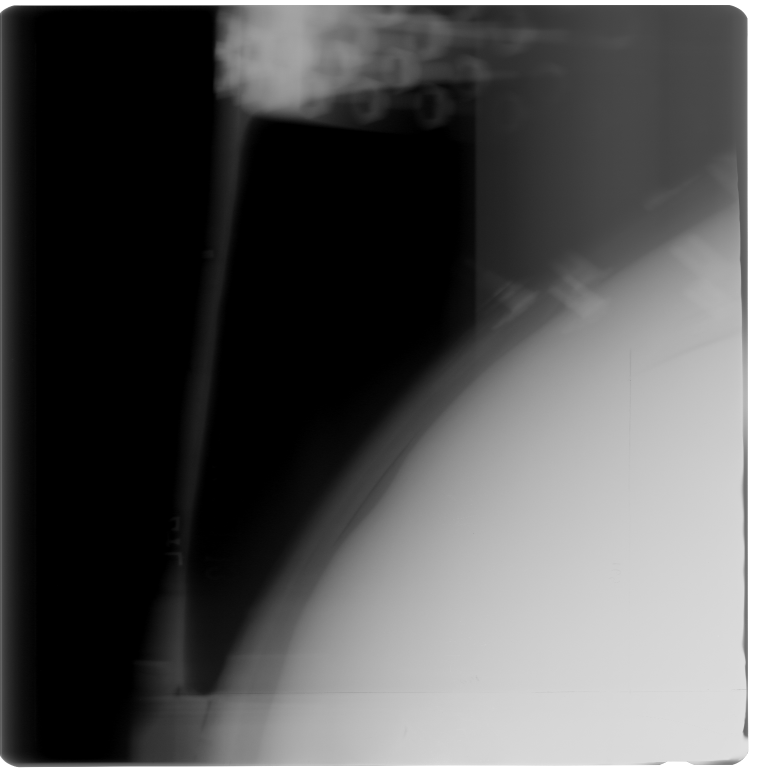
#> input picture DRDO/Images/1536/140-164.png, 1536 x 1536 px, found by its file name (shown at 1/2 size)
$ jupyter execute --allow-errors Aug.ipynb
#> lines starting #> are read from the running program, lines starting #| are printed output that depends on the picture
[cell 1]
import cv2
import os
import numpy as np
import shutil

[cell 2]
import random

img = cv2.imread('/Users/anishpawar/IITB/DRDO/Images/1536/140-164.png')
#> img is the input picture: shape (1536, 1536, 3); min 0, max 255, mean 85.3
def fill(img, h, w):
    img = cv2.resize(img, (h, w), cv2.INTER_CUBIC)
    return img

def horizontal_shift(img, ratio=0.0):
#> called with ratio = 0.7
    if ratio > 1 or ratio < 0:
        print('Value should be less than 1 and greater than 0')
        return img
    ratio = random.uniform(-ratio, ratio)
    h, w = img.shape[:2]
#> h = 1536; w = 1536
    to_shift = w*ratio
#> to_shift = 740.6
    if ratio > 0:
        img = img[:, :int(w-to_shift), :]
#> img: shape (1536, 795, 3)
    if ratio < 0:
        img = img[:, int(-1*to_shift):, :]
    img = fill(img, h, w)
    return img

[cell 3]
HS = horizontal_shift(img,0.7)

[cell 4]
def vertical_shift(img, ratio=0.0):
#> called with ratio = 0.7
    if ratio > 1 or ratio < 0:
        print('Value should be less than 1 and greater than 0')
        return img
    ratio = random.uniform(-ratio, ratio)
    h, w = img.shape[:2]
#> h = 1536; w = 1536
    to_shift = h*ratio
#> to_shift = 554.7
    if ratio > 0:
        img = img[:int(h-to_shift), :, :]
#> img: shape (981, 1536, 3)
    if ratio < 0:
        img = img[int(-1*to_shift):, :, :]
    img = fill(img, h, w)
    return img

[cell 5]
VS = vertical_shift(img,0.7)

[cell 6]
def brightness(img, low, high):
#> called with low = 0.5, high = 3
    value = random.uniform(low, high)
    hsv = cv2.cvtColor(img, cv2.COLOR_BGR2HSV)
#> hsv: shape (1536, 1536, 3); mean H, S, V 0, 0, 85.3
    hsv = np.array(hsv, dtype = np.float64)
#> hsv: shape (1536, 1536, 3) float64; mean H, S, V 0, 0, 85.3
    hsv[:,:,1] = hsv[:,:,1]*value
    hsv[:,:,1][hsv[:,:,1]>255]  = 255
    hsv[:,:,2] = hsv[:,:,2]*value
#> hsv: shape (1536, 1536, 3) float64; mean H, S, V 0, 0, 132.3
    hsv[:,:,2][hsv[:,:,2]>255]  = 255
#> hsv: shape (1536, 1536, 3) float64; mean H, S, V 0, 0, 115.2
    hsv = np.array(hsv, dtype = np.uint8)
#> hsv: shape (1536, 1536, 3); mean H, S, V 0, 0, 115
    img = cv2.cvtColor(hsv, cv2.COLOR_HSV2BGR)
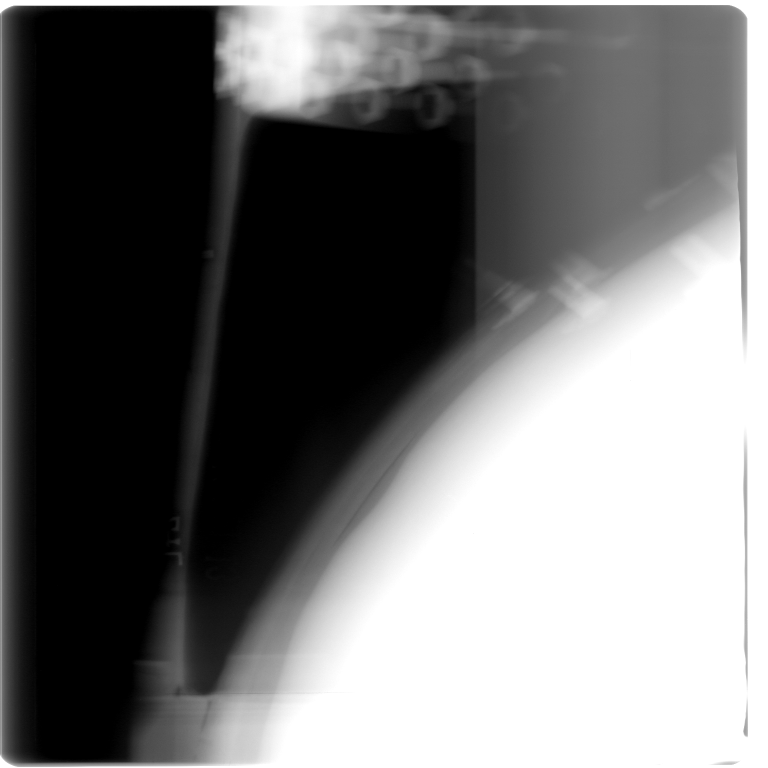
#> img: shape (1536, 1536, 3) (shown at 1/2 size); min 0, max 255, mean 115
    return img

[cell 7]
B= brightness(img,0.5,3)

[cell 8]
def zoom(img, value):
#> called with value = 0.5
    if value > 1 or value < 0:
        print('Value for zoom should be less than 1 and greater than 0')
        return img
    value = random.uniform(value, 1)
    h, w = img.shape[:2]
#> h = 1536; w = 1536
    h_taken = int(value*h)
#> h_taken = 966
    w_taken = int(value*w)
#> w_taken = 966
    h_start = random.randint(0, h-h_taken)
#> h_start = 523
    w_start = random.randint(0, w-w_taken)
#> w_start = 497
    img = img[h_start:h_start+h_taken, w_start:w_start+w_taken, :]
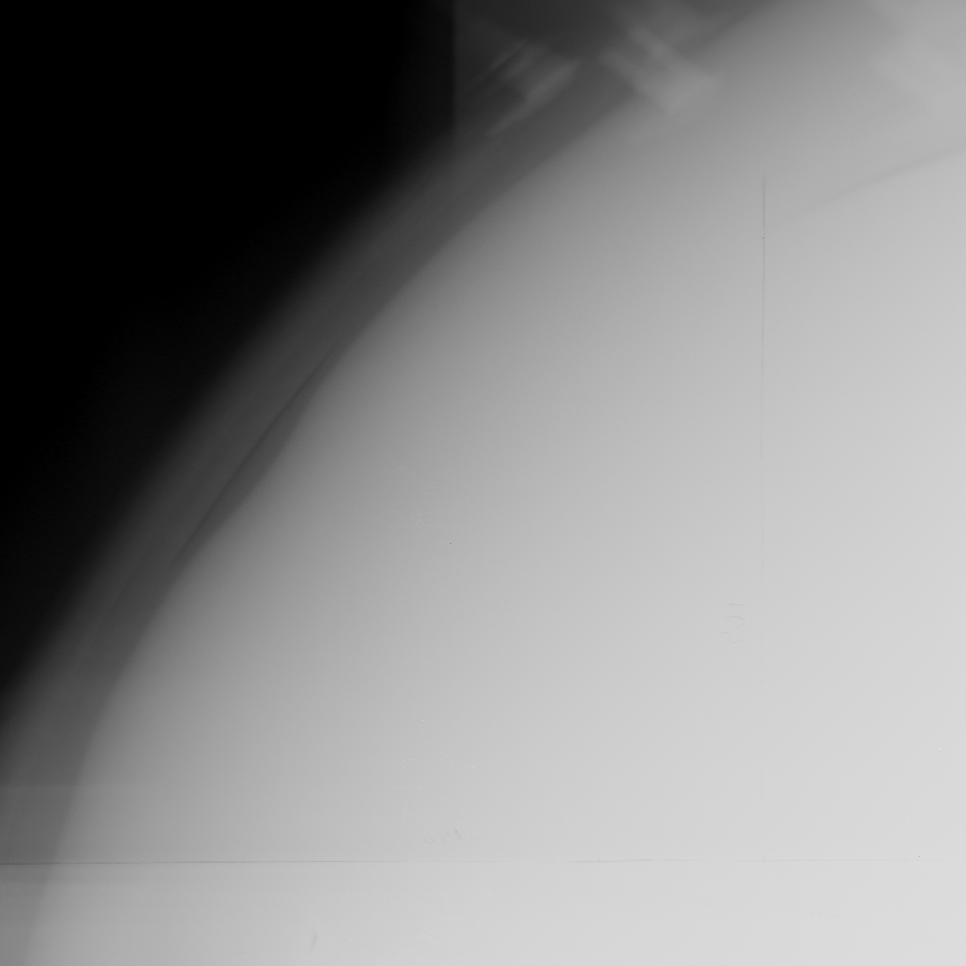
#> img: shape (966, 966, 3); min 0, max 225, mean 135.4
    img = fill(img, h, w)
    return img

[cell 9]
Z = zoom(img,0.5)

[cell 10]
def rotation(img, angle):
#> called with angle = 30
    angle = int(random.uniform(-angle, angle))
    h, w = img.shape[:2]
#> h = 1536; w = 1536
    M = cv2.getRotationMatrix2D((int(w/2), int(h/2)), angle, 1)
    img = cv2.warpAffine(img, M, (w, h))
    return img

[cell 11]
ROT = rotation(img,30)

[cell 12]
imgarr = [HS,VS,B,Z,ROT]
for i in range(len(imgarr)):
    cv2.imwrite(f'{i}.png',imgarr[i])
#> this loop made 5 passes

[cell 13]
import os
src = '/Users/anishpawar/IITB/DRDO/Images/1536'
dst = '/Users/anishpawar/IITB/DRDO/Images/1536_Aug'

for i in os.listdir(src):

    img = cv2.imread(f'{src}/{i}')
    cv2.imwrite(f'{dst}/{i}',img=img)
    cv2.imwrite(f'{dst}/HS_{i}',img=horizontal_shift(img,0.7))
#> call 2 of horizontal_shift, with ratio = 0.7
#> in horizontal_shift (call 2), `img = img[:, :int(w-to_shift), :]`:
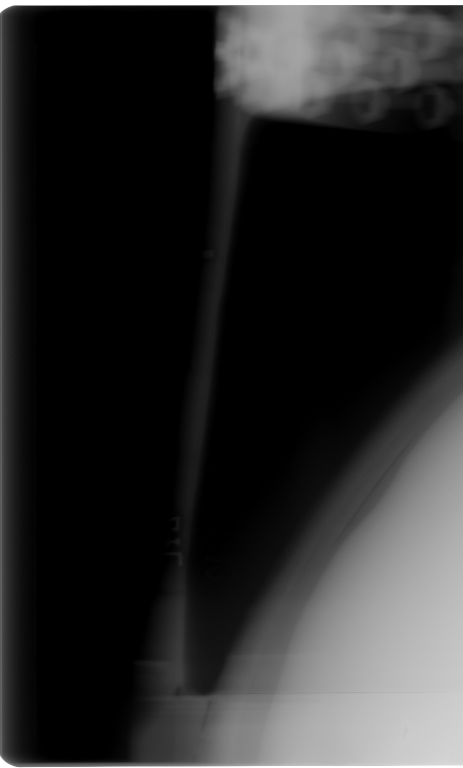
#> img: shape (1536, 925, 3) (shown at 1/2 size); min 0, max 255, mean 41.7
#> call 4 of fill, with h = 1536, w = 1536
#> in fill (call 4), `img = cv2.resize(img, (h, w), cv2.INTER_CUBIC)`:
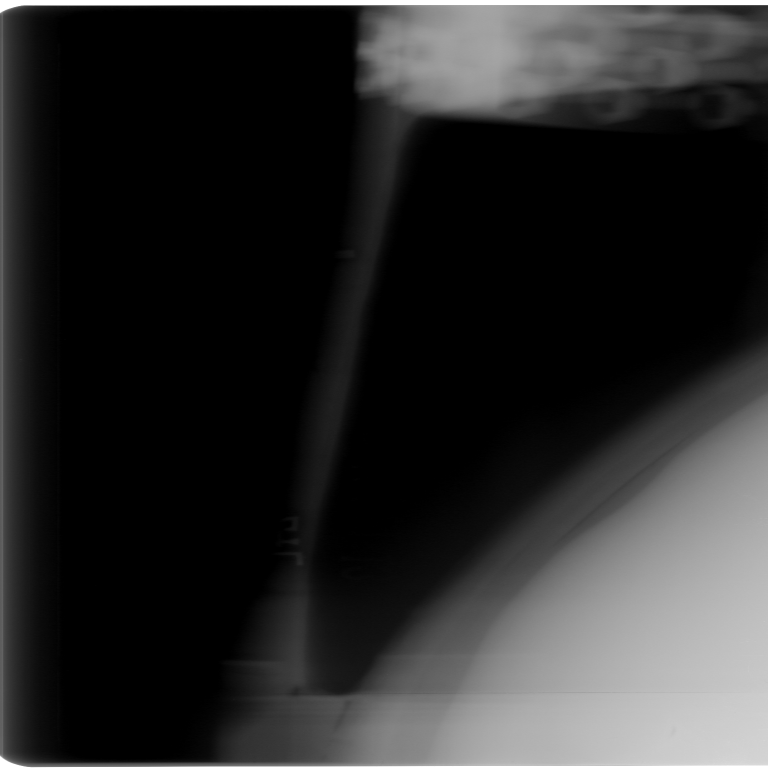
#> img: shape (1536, 1536, 3) (shown at 1/2 size); min 0, max 255, mean 41.7
    cv2.imwrite(f'{dst}/VS_{i}',img=vertical_shift(img,0.7))
#> call 2 of vertical_shift, with ratio = 0.7
#> in vertical_shift (call 2), `img = img[int(-1*to_shift):, :, :]`:
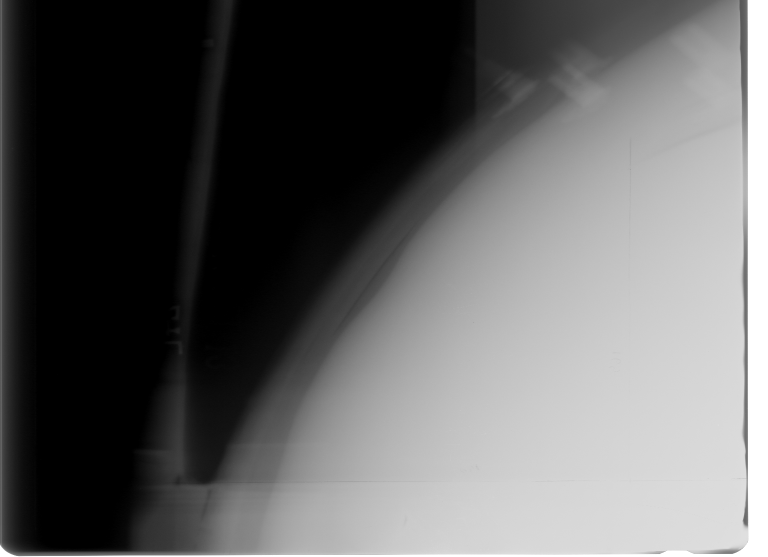
#> img: shape (1114, 1536, 3) (shown at 1/2 size); min 0, max 255, mean 96.9
#> in fill (call 5), `img = cv2.resize(img, (h, w), cv2.INTER_CUBIC)`:
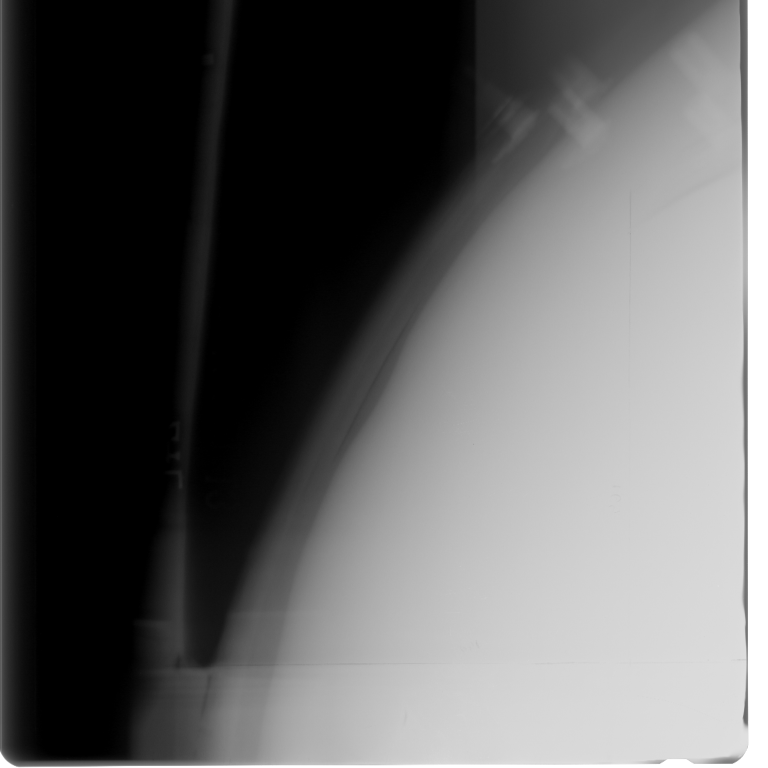
#> img: shape (1536, 1536, 3) (shown at 1/2 size); min 0, max 255, mean 96.8
    cv2.imwrite(f'{dst}/B_{i}',img=brightness(img,0.5,3))
#> in brightness (call 2), `hsv[:,:,2] = hsv[:,:,2]*value`: hsv: shape (1536, 1536, 3) float64; mean H, S, V 0, 0, 144.2
#> in brightness (call 2), `hsv[:,:,2][hsv[:,:,2]>255]  = 255`: hsv: shape (1536, 1536, 3) float64; mean H, S, V 0, 0, 119
#> in brightness (call 2), `hsv = np.array(hsv, dtype = np.uint8)`: hsv: shape (1536, 1536, 3); mean H, S, V 0, 0, 118.8
    cv2.imwrite(f'{dst}/Z_{i}',img=zoom(img,0.5))
#> call 2 of zoom, with value = 0.5
#> in zoom (call 2), `img = img[h_start:h_start+h_taken, w_start:w_start+w_taken, :]`:
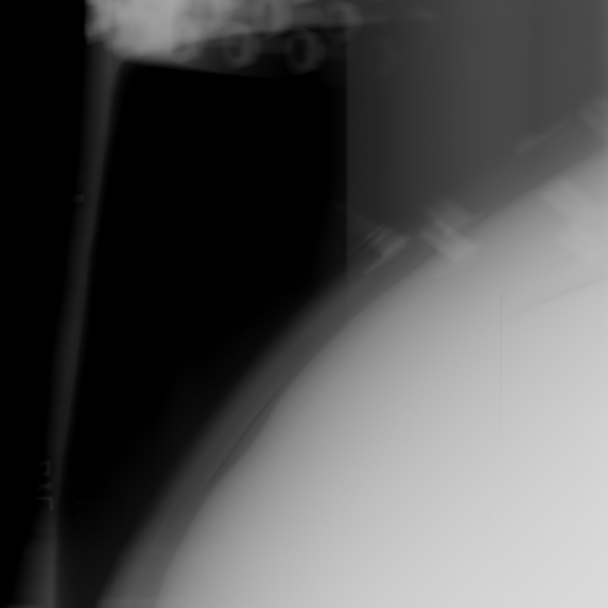
#> img: shape (1216, 1216, 3) (shown at 1/2 size); min 0, max 225, mean 80.8
    cv2.imwrite(f'{dst}/ROT_{i}',img=rotation(img,30))
#> call 2 of rotation, with angle = 30
#> in rotation (call 2), `M = cv2.getRotationMatrix2D((int(w/2), int(h/2)), angle, 1)`: M = [[0.934, -0.358, 326.2], [0.358, 0.934, -224.2]]
#> in rotation (call 2), `img = cv2.warpAffine(img, M, (w, h))`:
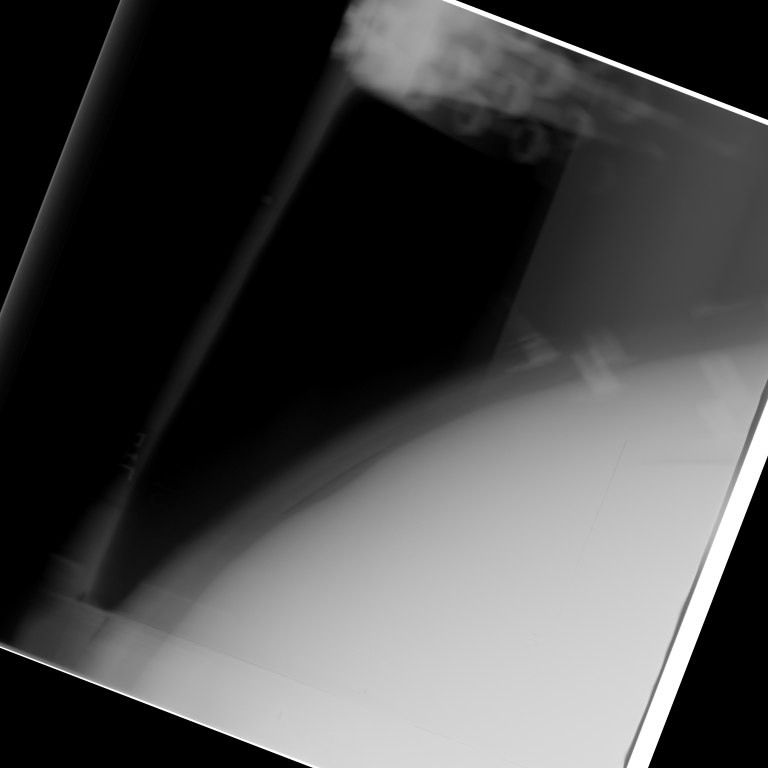
#> img: shape (1536, 1536, 3) (shown at 1/2 size); min 0, max 255, mean 71.9

$ run again, with DRDO/Images/1536/2202897-VEDA-F4-B7.png copied over DRDO/Images/1536/140-164.png
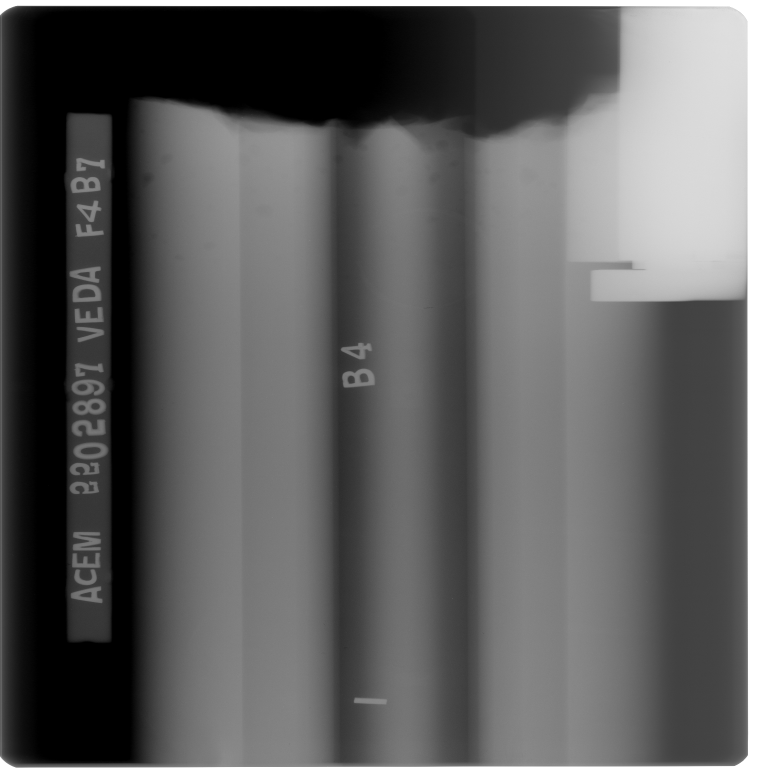
#> input picture DRDO/Images/1536/2202897-VEDA-F4-B7.png, 1536 x 1536 px, found by its file name (shown at 1/2 size)
#> img is the input picture: shape (1536, 1536, 3); min 0, max 255, mean 94.2
#> the loop `for i in range(len(imgarr)):` made 5 passes
#> in zoom (call 2), `img = img[h_start:h_start+h_taken, w_start:w_start+w_taken, :]`:
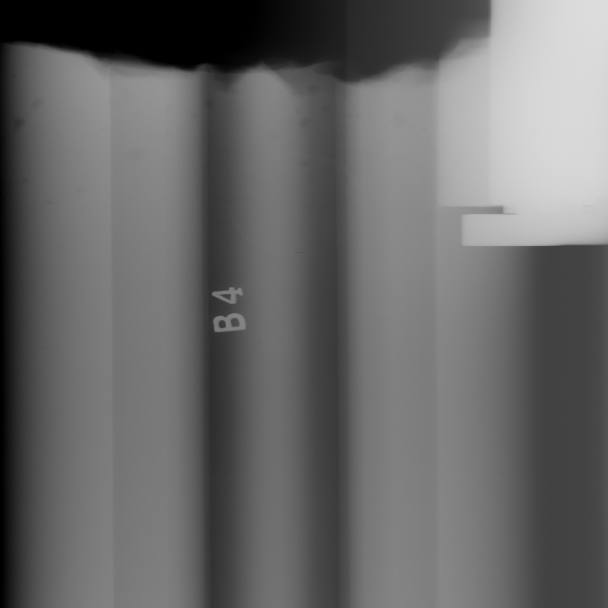
#> img: shape (1216, 1216, 3) (shown at 1/2 size); min 0, max 222, mean 104.2
#> M = [[0.934, -0.358, 326.2], [0.358, 0.934, -224.2]]
#> in rotation (call 2), `img = cv2.warpAffine(img, M, (w, h))`:
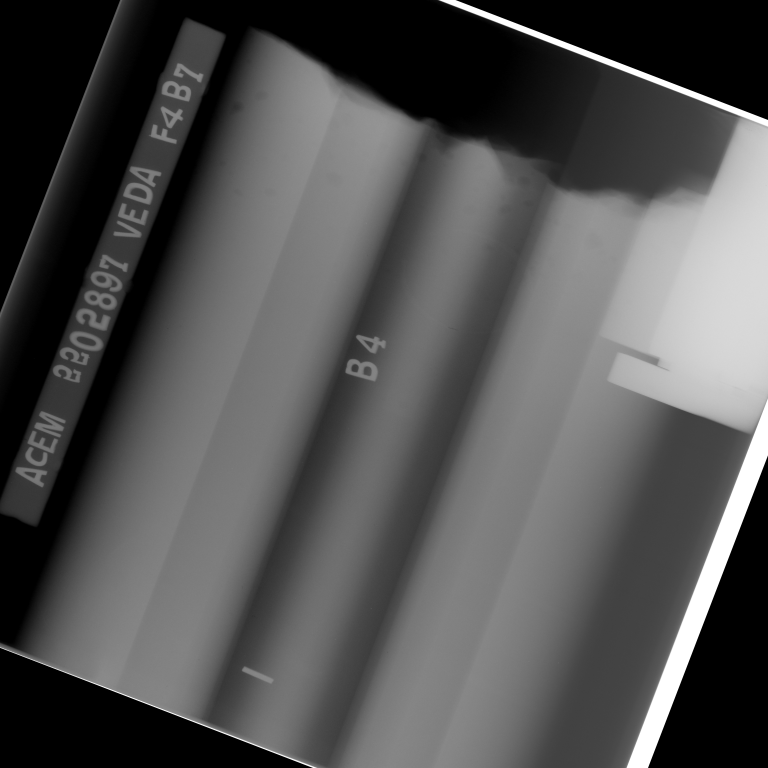
#> img: shape (1536, 1536, 3) (shown at 1/2 size); min 0, max 255, mean 81.5

$ run again, with DRDO/Images/1536/2202897-VEDA-F4-B8.png copied over DRDO/Images/1536/140-164.png
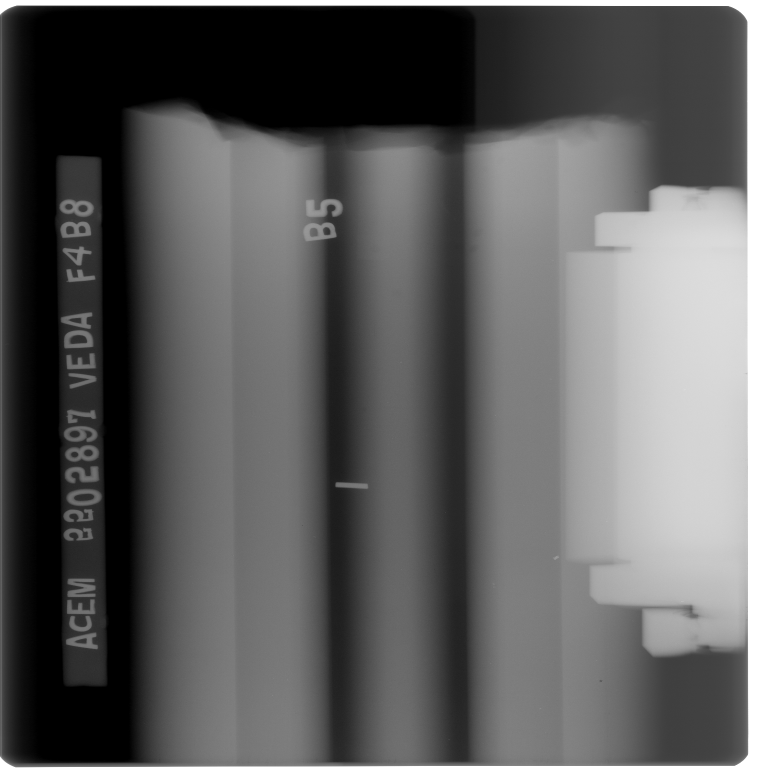
#> input picture DRDO/Images/1536/2202897-VEDA-F4-B8.png, 1536 x 1536 px, found by its file name (shown at 1/2 size)
#> img is the input picture: shape (1536, 1536, 3); min 0, max 255, mean 93.8
#> the loop `for i in range(len(imgarr)):` made 5 passes
#> in zoom (call 2), `img = img[h_start:h_start+h_taken, w_start:w_start+w_taken, :]`:
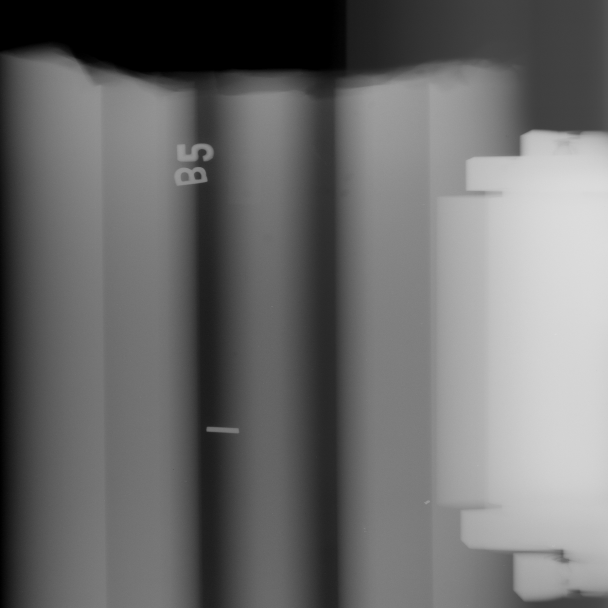
#> img: shape (1216, 1216, 3) (shown at 1/2 size); min 0, max 222, mean 107.7
#> M = [[0.934, -0.358, 326.2], [0.358, 0.934, -224.2]]
#> in rotation (call 2), `img = cv2.warpAffine(img, M, (w, h))`:
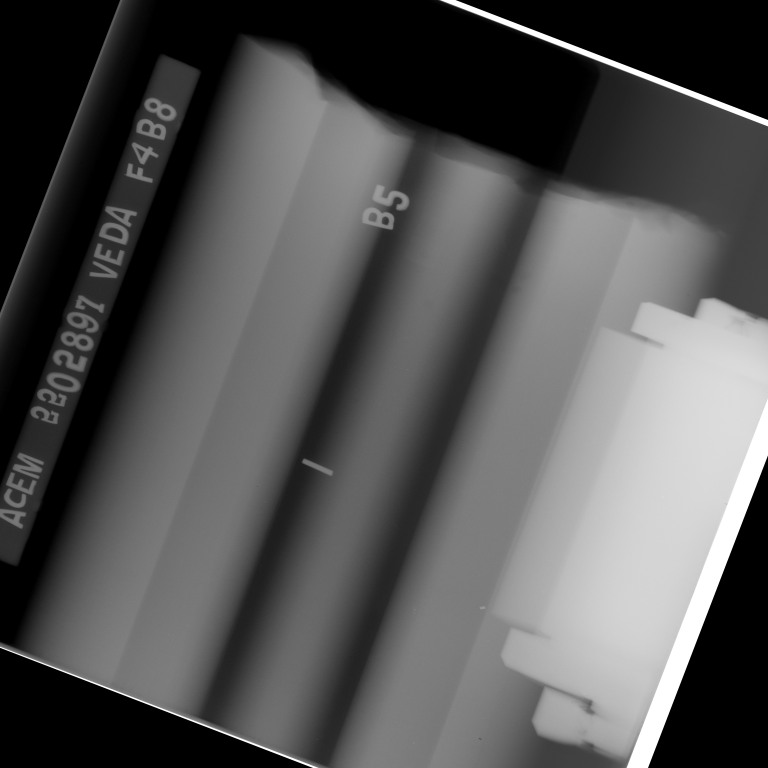
#> img: shape (1536, 1536, 3) (shown at 1/2 size); min 0, max 255, mean 83.9
